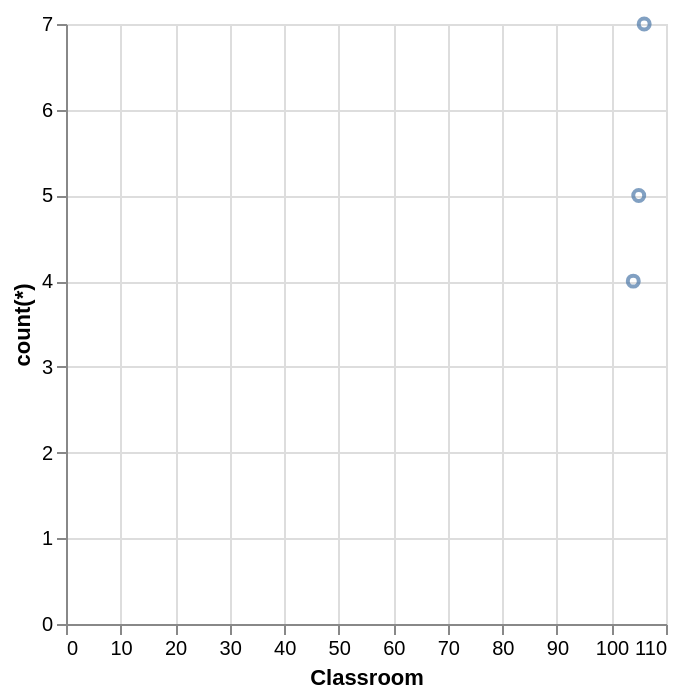

Describe this chart as a Vega-Lite specification.
### Vega-Lite specification from a JSON file in a GitHub repository (floating-point values rounded to 4 significant figures)
{"data": {"values": [{"x_data": 104, "y_data": 4}, {"x_data": 105, "y_data": 5}, {"x_data": 106, "y_data": 7}]}, "mark": "point", "encoding": {"x": {"field": "x_data", "type": "quantitative", "title": "Classroom"}, "y": {"field": "y_data", "type": "quantitative", "title": "count(*)"}}}
